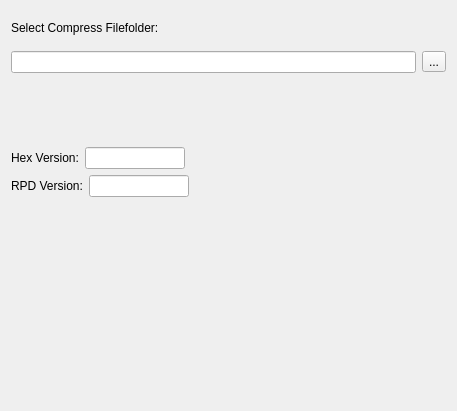
<?xml version="1.0" encoding="UTF-8"?>
<ui version="4.0">
 <class>AdvUserCompress</class>
 <widget class="QWidget" name="AdvUserCompress">
  <property name="geometry">
   <rect>
    <x>0</x>
    <y>0</y>
    <width>457</width>
    <height>411</height>
   </rect>
  </property>
  <property name="windowTitle">
   <string>Form</string>
  </property>
  <layout class="QVBoxLayout" name="verticalLayout" stretch="1,1,2,1,1,6">
   <item>
    <layout class="QHBoxLayout" name="horizontalLayout">
     <item>
      <widget class="QLabel" name="label">
       <property name="text">
        <string>Select Compress Filefolder:</string>
       </property>
      </widget>
     </item>
     <item>
      <spacer name="horizontalSpacer_3">
       <property name="orientation">
        <enum>Qt::Horizontal</enum>
       </property>
       <property name="sizeHint" stdset="0">
        <size>
         <width>40</width>
         <height>20</height>
        </size>
       </property>
      </spacer>
     </item>
    </layout>
   </item>
   <item>
    <layout class="QHBoxLayout" name="horizontalLayout_2">
     <item>
      <widget class="QLineEdit" name="lineEdit_advFolderPath">
       <property name="readOnly">
        <bool>true</bool>
       </property>
      </widget>
     </item>
     <item>
      <widget class="QToolButton" name="toolBtn_advCompress">
       <property name="text">
        <string>...</string>
       </property>
      </widget>
     </item>
    </layout>
   </item>
   <item>
    <spacer name="verticalSpacer_2">
     <property name="orientation">
      <enum>Qt::Vertical</enum>
     </property>
     <property name="sizeHint" stdset="0">
      <size>
       <width>20</width>
       <height>53</height>
      </size>
     </property>
    </spacer>
   </item>
   <item>
    <layout class="QHBoxLayout" name="horizontalLayout_3">
     <item>
      <widget class="QLabel" name="label_2">
       <property name="text">
        <string>Hex Version:</string>
       </property>
      </widget>
     </item>
     <item>
      <widget class="QLineEdit" name="lineEdit_advHexVersion">
       <property name="enabled">
        <bool>true</bool>
       </property>
       <property name="maximumSize">
        <size>
         <width>100</width>
         <height>16777215</height>
        </size>
       </property>
      </widget>
     </item>
     <item>
      <spacer name="horizontalSpacer">
       <property name="orientation">
        <enum>Qt::Horizontal</enum>
       </property>
       <property name="sizeHint" stdset="0">
        <size>
         <width>40</width>
         <height>20</height>
        </size>
       </property>
      </spacer>
     </item>
    </layout>
   </item>
   <item>
    <layout class="QHBoxLayout" name="horizontalLayout_4">
     <item>
      <widget class="QLabel" name="label_3">
       <property name="text">
        <string>RPD Version:</string>
       </property>
      </widget>
     </item>
     <item>
      <widget class="QLineEdit" name="lineEdit_advRpdVersion">
       <property name="maximumSize">
        <size>
         <width>100</width>
         <height>16777215</height>
        </size>
       </property>
      </widget>
     </item>
     <item>
      <spacer name="horizontalSpacer_2">
       <property name="orientation">
        <enum>Qt::Horizontal</enum>
       </property>
       <property name="sizeHint" stdset="0">
        <size>
         <width>40</width>
         <height>20</height>
        </size>
       </property>
      </spacer>
     </item>
    </layout>
   </item>
   <item>
    <spacer name="verticalSpacer">
     <property name="orientation">
      <enum>Qt::Vertical</enum>
     </property>
     <property name="sizeHint" stdset="0">
      <size>
       <width>20</width>
       <height>167</height>
      </size>
     </property>
    </spacer>
   </item>
  </layout>
 </widget>
 <resources/>
 <connections/>
</ui>
